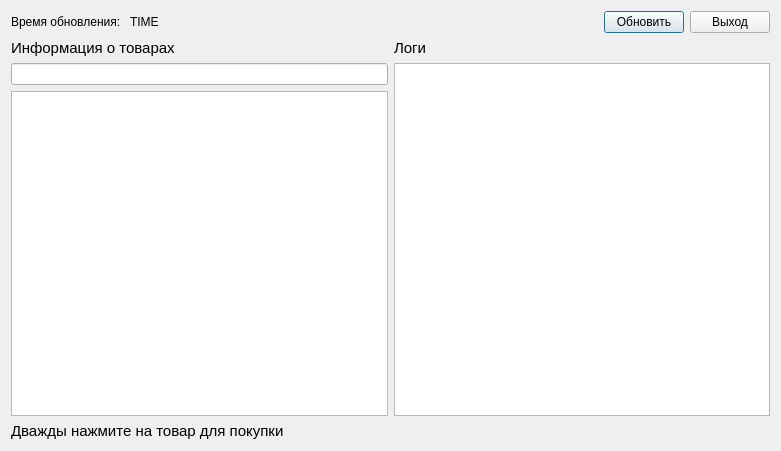
<?xml version="1.0" encoding="UTF-8"?>
<ui version="4.0">
 <class>Dialog</class>
 <widget class="QDialog" name="Dialog">
  <property name="geometry">
   <rect>
    <x>0</x>
    <y>0</y>
    <width>781</width>
    <height>451</height>
   </rect>
  </property>
  <property name="windowTitle">
   <string>Dialog</string>
  </property>
  <layout class="QVBoxLayout" name="verticalLayout_3">
   <item>
    <layout class="QHBoxLayout" name="horizontalLayout">
     <item>
      <widget class="QLabel" name="label">
       <property name="text">
        <string>Время обновления: </string>
       </property>
      </widget>
     </item>
     <item>
      <widget class="QLabel" name="label_update">
       <property name="text">
        <string>TIME</string>
       </property>
      </widget>
     </item>
     <item>
      <spacer name="horizontalSpacer">
       <property name="orientation">
        <enum>Qt::Horizontal</enum>
       </property>
       <property name="sizeHint" stdset="0">
        <size>
         <width>40</width>
         <height>20</height>
        </size>
       </property>
      </spacer>
     </item>
     <item>
      <widget class="QPushButton" name="button_update">
       <property name="text">
        <string>Обновить</string>
       </property>
      </widget>
     </item>
     <item>
      <widget class="QPushButton" name="button_exit">
       <property name="text">
        <string>Выход</string>
       </property>
      </widget>
     </item>
    </layout>
   </item>
   <item>
    <layout class="QHBoxLayout" name="horizontalLayout_2">
     <item>
      <layout class="QVBoxLayout" name="verticalLayout">
       <item>
        <widget class="QLabel" name="label_2">
         <property name="font">
          <font>
           <pointsize>11</pointsize>
          </font>
         </property>
         <property name="text">
          <string>Информация о товарах</string>
         </property>
        </widget>
       </item>
       <item>
        <widget class="QLineEdit" name="line_edit_search"/>
       </item>
       <item>
        <widget class="QTableWidget" name="table_info"/>
       </item>
      </layout>
     </item>
     <item>
      <layout class="QVBoxLayout" name="verticalLayout_2">
       <item>
        <widget class="QLabel" name="label_3">
         <property name="font">
          <font>
           <pointsize>11</pointsize>
          </font>
         </property>
         <property name="text">
          <string>Логи</string>
         </property>
        </widget>
       </item>
       <item>
        <widget class="QTextEdit" name="text_logs"/>
       </item>
      </layout>
     </item>
    </layout>
   </item>
   <item>
    <widget class="QLabel" name="label_4">
     <property name="font">
      <font>
       <pointsize>11</pointsize>
      </font>
     </property>
     <property name="text">
      <string>Дважды нажмите на товар для покупки</string>
     </property>
    </widget>
   </item>
  </layout>
 </widget>
 <resources/>
 <connections/>
</ui>
